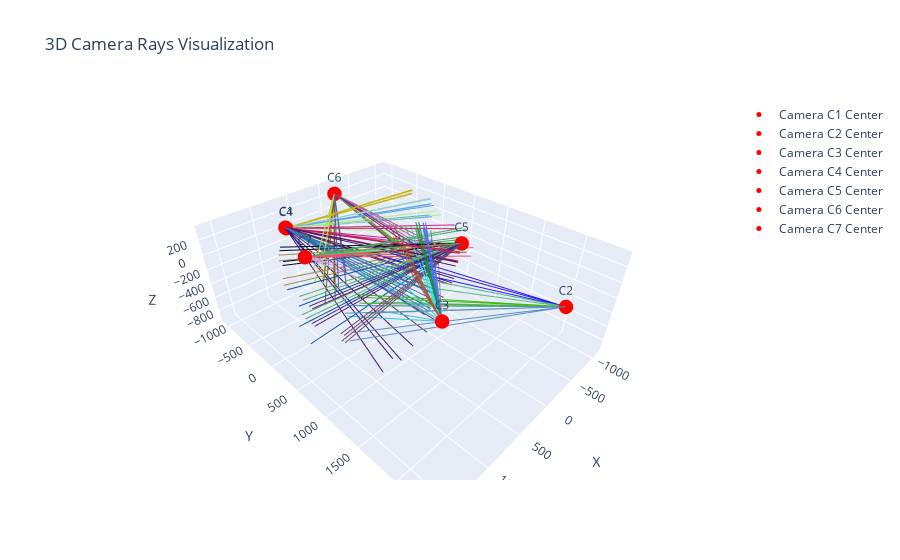

Notebook code cell kept with this figure:
### Code cell
# plot rays in 3D, with camera center
ray_length = 2000 # length of the rays for visualization

fig = go.Figure()
for name in CAMERA_NAMES:
    C = center_data[name]
    slices = ray_slice_data[name]

    # Plot camera center
    fig.add_trace(
        go.Scatter3d(
            x=[C[0]], y=[C[1]], z=[C[2]],
            mode='markers+text',
            marker=dict(size=5, color='red'),
            text=[name],
            textposition='top center',
            name=f'Camera {name} Center'
        )
    )

    # Plot rays
    for idx, s in enumerate(slices):
        if idx % 5 != 0:
            continue  # plot every 5th slice for clarity
        
        # color by slice index
        c = f"rgb(\
            {random.randint(0, 255)},\
            {random.randint(0, 255)},\
            {random.randint(0, 255)})"

        for ray in s:
            ray_end = C + ray * ray_length
            fig.add_trace(
                go.Scatter3d(
                    x=[C[0], ray_end[0]],
                    y=[C[1], ray_end[1]],
                    z=[C[2], ray_end[2]],
                    mode='lines',
                    line=dict(color=c, width=2),
                    showlegend=False
                )
            )
        

fig.update_layout(
    scene=dict(
        xaxis_title='X',
        yaxis_title='Y',
        zaxis_title='Z',
        aspectmode='data'
    ),
    title='3D Camera Rays Visualization'
)
fig.show()

### Figure 1 — Plotly figure (JSON) as saved in the notebook; plotly's stock layout.template omitted (floating-point values rounded to 4 significant figures)
{"data": [{"marker": {"color": "red", "size": 5}, "mode": "markers+text", "name": "Camera C1 Center", "text": ["C1"], "textposition": "top center", "type": "scatter3d", "x": [909.5], "y": [-584.4], "z": [288.9]}, {"line": {"color": "rgb(            59,            19,            120)", "width": 2}, "mode": "lines", "showlegend": false, "type": "scatter3d", "x": [909.5, 690.4], "y": [-584.4, 1245.0], "z": [288.9, -489.9]}, {"line": {"color": "rgb(            59,            19,            120)", "width": 2}, "mode": "lines", "showlegend": false, "type": "scatter3d", "x": [909.5, 1017.0], "y": [-584.4, 1281.0], "z": [288.9, -424.4]}, {"line": {"color": "rgb(            59,            19,            120)", "width": 2}, "mode": "lines", "showlegend": false, "type": "scatter3d", "x": [909.5, 1050.0], "y": [-584.4, 1167.0], "z": [288.9, -666.5]}, {"line": {"color": "rgb(            59,            19,            120)", "width": 2}, "mode": "lines", "showlegend": false, "type": "scatter3d", "x": [909.5, 737.9], "y": [-584.4, 1119.0], "z": [288.9, -745.3]}, {"line": {"color": "rgb(            66,            116,            204)", "width": 2}, "mode": "lines", "showlegend": false, "type": "scatter3d", "x": [909.5, 577.8], "y": [-584.4, 1385.0], "z": [288.9, 190.3]}, {"line": {"color": "rgb(            66,            116,            204)", "width": 2}, "mode": "lines", "showlegend": false, "type": "scatter3d", "x": [909.5, 653.5], "y": [-584.4, 1397.0], "z": [288.9, 193.7]}, {"line": {"color": "rgb(            66,            116,            204)", "width": 2}, "mode": "lines", "showlegend": false, "type": "scatter3d", "x": [909.5, 678.3], "y": [-584.4, 1380.0], "z": [288.9, -9.012]}, {"line": {"color": "rgb(            66,            116,            204)", "width": 2}, "mode": "lines", "showlegend": false, "type": "scatter3d", "x": [909.5, 602.0], "y": [-584.4, 1368.0], "z": [288.9, -15.4]}, {"line": {"color": "rgb(            98,            54,            98)", "width": 2}, "mode": "lines", "showlegend": false, "type": "scatter3d", "x": [909.5, 62.41], "y": [-584.4, 1195.0], "z": [288.9, -50.07]}, {"line": {"color": "rgb(            98,            54,            98)", "width": 2}, "mode": "lines", "showlegend": false, "type": "scatter3d", "x": [909.5, 305.0], "y": [-584.4, 1294.0], "z": [288.9, -38.34]}, {"line": {"color": "rgb(            98,            54,            98)", "width": 2}, "mode": "lines", "showlegend": false, "type": "scatter3d", "x": [909.5, 385.0], "y": [-584.4, 1160.0], "z": [288.9, -536.3]}, {"line": {"color": "rgb(            98,            54,            98)", "width": 2}, "mode": "lines", "showlegend": false, "type": "scatter3d", "x": [909.5, 148.1], "y": [-584.4, 1061.0], "z": [288.9, -555.1]}, {"line": {"color": "rgb(            24,            123,            141)", "width": 2}, "mode": "lines", "showlegend": false, "type": "scatter3d", "x": [909.5, 497.1], "y": [-584.4, 1370.0], "z": [288.9, 182.1]}, {"line": {"color": "rgb(            24,            123,            141)", "width": 2}, "mode": "lines", "showlegend": false, "type": "scatter3d", "x": [909.5, 562.8], "y": [-584.4, 1383.0], "z": [288.9, 185.0]}, {"line": {"color": "rgb(            24,            123,            141)", "width": 2}, "mode": "lines", "showlegend": false, "type": "scatter3d", "x": [909.5, 583.2], "y": [-584.4, 1369.0], "z": [288.9, 9.121]}, {"line": {"color": "rgb(            24,            123,            141)", "width": 2}, "mode": "lines", "showlegend": false, "type": "scatter3d", "x": [909.5, 516.9], "y": [-584.4, 1356.0], "z": [288.9, 4.276]}, {"line": {"color": "rgb(            184,            33,            86)", "width": 2}, "mode": "lines", "showlegend": false, "type": "scatter3d", "x": [909.5, -211.9], "y": [-584.4, 1069.0], "z": [288.9, 188.6]}, {"line": {"color": "rgb(            184,            33,            86)", "width": 2}, "mode": "lines", "showlegend": false, "type": "scatter3d", "x": [909.5, -185.3], "y": [-584.4, 1086.0], "z": [288.9, 189.3]}, {"line": {"color": "rgb(            184,            33,            86)", "width": 2}, "mode": "lines", "showlegend": false, "type": "scatter3d", "x": [909.5, -179.6], "y": [-584.4, 1079.0], "z": [288.9, 71.66]}, {"line": {"color": "rgb(            184,            33,            86)", "width": 2}, "mode": "lines", "showlegend": false, "type": "scatter3d", "x": [909.5, -206.4], "y": [-584.4, 1061.0], "z": [288.9, 71.16]}, {"line": {"color": "rgb(            73,            26,            100)", "width": 2}, "mode": "lines", "showlegend": false, "type": "scatter3d", "x": [909.5, -53.79], "y": [-584.4, 1164.0], "z": [288.9, 172.2]}, {"line": {"color": "rgb(            73,            26,            100)", "width": 2}, "mode": "lines", "showlegend": false, "type": "scatter3d", "x": [909.5, 26.39], "y": [-584.4, 1206.0], "z": [288.9, 174.6]}, {"line": {"color": "rgb(            73,            26,            100)", "width": 2}, "mode": "lines", "showlegend": false, "type": "scatter3d", "x": [909.5, 43.44], "y": [-584.4, 1189.0], "z": [288.9, -37.46]}, {"line": {"color": "rgb(            73,            26,            100)", "width": 2}, "mode": "lines", "showlegend": false, "type": "scatter3d", "x": [909.5, -37.82], "y": [-584.4, 1146.0], "z": [288.9, -40.04]}, {"marker": {"color": "red", "size": 5}, "mode": "markers+text", "name": "Camera C2 Center", "text": ["C2"], "textposition": "top center", "type": "scatter3d", "x": [-114.0], "y": [2378.0], "z": [199.4]}, {"line": {"color": "rgb(            46,            24,            243)", "width": 2}, "mode": "lines", "showlegend": false, "type": "scatter3d", "x": [-114.0, 419.2], "y": [2378.0, 450.6], "z": [199.4, 150.1]}, {"line": {"color": "rgb(            46,            24,            243)", "width": 2}, "mode": "lines", "showlegend": false, "type": "scatter3d", "x": [-114.0, 312.5], "y": [2378.0, 424.2], "z": [199.4, 149.1]}, {"line": {"color": "rgb(            46,            24,            243)", "width": 2}, "mode": "lines", "showlegend": false, "type": "scatter3d", "x": [-114.0, 295.0], "y": [2378.0, 435.7], "z": [199.4, -49.49]}, {"line": {"color": "rgb(            46,            24,            243)", "width": 2}, "mode": "lines", "showlegend": false, "type": "scatter3d", "x": [-114.0, 403.3], "y": [2378.0, 462.1], "z": [199.4, -52.43]}, {"line": {"color": "rgb(            87,            186,            133)", "width": 2}, "mode": "lines", "showlegend": false, "type": "scatter3d", "x": [-114.0, 869.0], "y": [2378.0, 636.4], "z": [199.4, 156.8]}, {"line": {"color": "rgb(            87,            186,            133)", "width": 2}, "mode": "lines", "showlegend": false, "type": "scatter3d", "x": [-114.0, 687.9], "y": [2378.0, 546.0], "z": [199.4, 153.9]}, {"line": {"color": "rgb(            87,            186,            133)", "width": 2}, "mode": "lines", "showlegend": false, "type": "scatter3d", "x": [-114.0, 654.9], "y": [2378.0, 594.9], "z": [199.4, -281.0]}, {"line": {"color": "rgb(            87,            186,            133)", "width": 2}, "mode": "lines", "showlegend": false, "type": "scatter3d", "x": [-114.0, 840.7], "y": [2378.0, 687.7], "z": [199.4, -283.3]}, {"line": {"color": "rgb(            93,            144,            188)", "width": 2}, "mode": "lines", "showlegend": false, "type": "scatter3d", "x": [-114.0, 1337.0], "y": [2378.0, 1002.0], "z": [199.4, 167.2]}, {"line": {"color": "rgb(            93,            144,            188)", "width": 2}, "mode": "lines", "showlegend": false, "type": "scatter3d", "x": [-114.0, 1252.0], "y": [2378.0, 916.8], "z": [199.4, 164.8]}, {"line": {"color": "rgb(            93,            144,            188)", "width": 2}, "mode": "lines", "showlegend": false, "type": "scatter3d", "x": [-114.0, 1245.0], "y": [2378.0, 952.2], "z": [199.4, -148.9]}, {"line": {"color": "rgb(            93,            144,            188)", "width": 2}, "mode": "lines", "showlegend": false, "type": "scatter3d", "x": [-114.0, 1332.0], "y": [2378.0, 1039.0], "z": [199.4, -142.2]}, {"line": {"color": "rgb(            68,            183,            25)", "width": 2}, "mode": "lines", "showlegend": false, "type": "scatter3d", "x": [-114.0, 962.2], "y": [2378.0, 703.7], "z": [199.4, -0.5555]}, {"line": {"color": "rgb(            68,            183,            25)", "width": 2}, "mode": "lines", "showlegend": false, "type": "scatter3d", "x": [-114.0, 924.1], "y": [2378.0, 679.9], "z": [199.4, -1.23]}, {"line": {"color": "rgb(            68,            183,            25)", "width": 2}, "mode": "lines", "showlegend": false, "type": "scatter3d", "x": [-114.0, 918.0], "y": [2378.0, 691.9], "z": [199.4, -106.5]}, {"line": {"color": "rgb(            68,            183,            25)", "width": 2}, "mode": "lines", "showlegend": false, "type": "scatter3d", "x": [-114.0, 956.3], "y": [2378.0, 715.9], "z": [199.4, -105.8]}, {"marker": {"color": "red", "size": 5}, "mode": "markers+text", "name": "Camera C3 Center", "text": ["C3"], "textposition": "top center", "type": "scatter3d", "x": [901.0], "y": [1771.0], "z": [264.8]}, {"line": {"color": "rgb(            162,            131,            167)", "width": 2}, "mode": "lines", "showlegend": false, "type": "scatter3d", "x": [901.0, -272.7], "y": [1771.0, 256.5], "z": [264.8, -307.4]}, {"line": {"color": "rgb(            162,            131,            167)", "width": 2}, "mode": "lines", "showlegend": false, "type": "scatter3d", "x": [901.0, -535.4], "y": [1771.0, 496.3], "z": [264.8, -292.8]}, {"line": {"color": "rgb(            162,            131,            167)", "width": 2}, "mode": "lines", "showlegend": false, "type": "scatter3d", "x": [901.0, -390.7], "y": [1771.0, 660.4], "z": [264.8, -782.6]}, {"line": {"color": "rgb(            162,            131,            167)", "width": 2}, "mode": "lines", "showlegend": false, "type": "scatter3d", "x": [901.0, -130.6], "y": [1771.0, 445.4], "z": [264.8, -820.2]}, {"line": {"color": "rgb(            58,            196,            218)", "width": 2}, "mode": "lines", "showlegend": false, "type": "scatter3d", "x": [901.0, 526.6], "y": [1771.0, -153.2], "z": [264.8, -129.3]}, {"line": {"color": "rgb(            58,            196,            218)", "width": 2}, "mode": "lines", "showlegend": false, "type": "scatter3d", "x": [901.0, 119.3], "y": [1771.0, -19.5], "z": [264.8, -161.1]}, {"line": {"color": "rgb(            58,            196,            218)", "width": 2}, "mode": "lines", "showlegend": false, "type": "scatter3d", "x": [901.0, 263.5], "y": [1771.0, 217.6], "z": [264.8, -821.1]}, {"line": {"color": "rgb(            58,            196,            218)", "width": 2}, "mode": "lines", "showlegend": false, "type": "scatter3d", "x": [901.0, 644.2], "y": [1771.0, 82.19], "z": [264.8, -774.6]}, {"line": {"color": "rgb(            58,            225,            226)", "width": 2}, "mode": "lines", "showlegend": false, "type": "scatter3d", "x": [901.0, -283.3], "y": [1771.0, 164.4], "z": [264.8, 142.8]}, {"line": {"color": "rgb(            58,            225,            226)", "width": 2}, "mode": "lines", "showlegend": false, "type": "scatter3d", "x": [901.0, -333.2], "y": [1771.0, 202.6], "z": [264.8, 140.7]}, {"line": {"color": "rgb(            58,            225,            226)", "width": 2}, "mode": "lines", "showlegend": false, "type": "scatter3d", "x": [901.0, -324.9], "y": [1771.0, 214.9], "z": [264.8, -7.901]}, {"line": {"color": "rgb(            58,            225,            226)", "width": 2}, "mode": "lines", "showlegend": false, "type": "scatter3d", "x": [901.0, -274.5], "y": [1771.0, 176.3], "z": [264.8, -6.752]}, {"line": {"color": "rgb(            183,            81,            53)", "width": 2}, "mode": "lines", "showlegend": false, "type": "scatter3d", "x": [901.0, -116.7], "y": [1771.0, 51.84], "z": [264.8, 180.1]}, {"line": {"color": "rgb(            183,            81,            53)", "width": 2}, "mode": "lines", "showlegend": false, "type": "scatter3d", "x": [901.0, -159.6], "y": [1771.0, 78.07], "z": [264.8, 178.0]}, {"line": {"color": "rgb(            183,            81,            53)", "width": 2}, "mode": "lines", "showlegend": false, "type": "scatter3d", "x": [901.0, -150.1], "y": [1771.0, 87.84], "z": [264.8, 18.35]}, {"line": {"color": "rgb(            183,            81,            53)", "width": 2}, "mode": "lines", "showlegend": false, "type": "scatter3d", "x": [901.0, -106.6], "y": [1771.0, 61.24], "z": [264.8, 20.05]}, {"line": {"color": "rgb(            75,            112,            254)", "width": 2}, "mode": "lines", "showlegend": false, "type": "scatter3d", "x": [901.0, -451.1], "y": [1771.0, 300.2], "z": [264.8, 179.5]}, {"line": {"color": "rgb(            75,            112,            254)", "width": 2}, "mode": "lines", "showlegend": false, "type": "scatter3d", "x": [901.0, -472.2], "y": [1771.0, 319.9], "z": [264.8, 178.5]}, {"line": {"color": "rgb(            75,            112,            254)", "width": 2}, "mode": "lines", "showlegend": false, "type": "scatter3d", "x": [901.0, -470.2], "y": [1771.0, 325.8], "z": [264.8, 91.99]}, {"line": {"color": "rgb(            75,            112,            254)", "width": 2}, "mode": "lines", "showlegend": false, "type": "scatter3d", "x": [901.0, -449.0], "y": [1771.0, 305.9], "z": [264.8, 92.59]}, {"line": {"color": "rgb(            24,            142,            70)", "width": 2}, "mode": "lines", "showlegend": false, "type": "scatter3d", "x": [901.0, -383.0], "y": [1771.0, 239.9], "z": [264.8, 189.3]}, {"line": {"color": "rgb(            24,            142,            70)", "width": 2}, "mode": "lines", "showlegend": false, "type": "scatter3d", "x": [901.0, -410.9], "y": [1771.0, 263.8], "z": [264.8, 188.0]}, {"line": {"color": "rgb(            24,            142,            70)", "width": 2}, "mode": "lines", "showlegend": false, "type": "scatter3d", "x": [901.0, -408.5], "y": [1771.0, 269.3], "z": [264.8, 95.7]}, {"line": {"color": "rgb(            24,            142,            70)", "width": 2}, "mode": "lines", "showlegend": false, "type": "scatter3d", "x": [901.0, -380.5], "y": [1771.0, 245.2], "z": [264.8, 96.61]}, {"line": {"color": "rgb(            96,            123,            186)", "width": 2}, "mode": "lines", "showlegend": false, "type": "scatter3d", "x": [901.0, -460.0], "y": [1771.0, 318.0], "z": [264.8, 77.25]}, {"line": {"color": "rgb(            96,            123,            186)", "width": 2}, "mode": "lines", "showlegend": false, "type": "scatter3d", "x": [901.0, -514.9], "y": [1771.0, 371.6], "z": [264.8, 76.0]}, {"line": {"color": "rgb(            96,            123,            186)", "width": 2}, "mode": "lines", "showlegend": false, "type": "scatter3d", "x": [901.0, -507.7], "y": [1771.0, 385.1], "z": [264.8, -40.96]}, {"line": {"color": "rgb(            96,            123,            186)", "width": 2}, "mode": "lines", "showlegend": false, "type": "scatter3d", "x": [901.0, -452.4], "y": [1771.0, 331.1], "z": [264.8, -41.27]}, {"marker": {"color": "red", "size": 5}, "mode": "markers+text", "name": "Camera C4 Center", "text": ["C4"], "textposition": "top center", "type": "scatter3d", "x": [900.3], "y": [-584.6], "z": [277.1]}, {"line": {"color": "rgb(            209,            28,            134)", "width": 2}, "mode": "lines", "showlegend": false, "type": "scatter3d", "x": [900.3, -730.4], "y": [-584.6, 565.7], "z": [277.1, 143.1]}, {"line": {"color": "rgb(            209,            28,            134)", "width": 2}, "mode": "lines", "showlegend": false, "type": "scatter3d", "x": [900.3, -667.6], "y": [-584.6, 650.1], "z": [277.1, 145.7]}, {"line": {"color": "rgb(            209,            28,            134)", "width": 2}, "mode": "lines", "showlegend": false, "type": "scatter3d", "x": [900.3, -632.2], "y": [-584.6, 641.1], "z": [277.1, -109.2]}, {"line": {"color": "rgb(            209,            28,            134)", "width": 2}, "mode": "lines", "showlegend": false, "type": "scatter3d", "x": [900.3, -696.3], "y": [-584.6, 555.0], "z": [277.1, -113.4]}, {"line": {"color": "rgb(            171,            243,            133)", "width": 2}, "mode": "lines", "showlegend": false, "type": "scatter3d", "x": [900.3, -987.9], "y": [-584.6, 39.68], "z": [277.1, 64.76]}, {"line": {"color": "rgb(            171,            243,            133)", "width": 2}, "mode": "lines", "showlegend": false, "type": "scatter3d", "x": [900.3, -942.9], "y": [-584.6, 162.1], "z": [277.1, 64.62]}, {"line": {"color": "rgb(            171,            243,            133)", "width": 2}, "mode": "lines", "showlegend": false, "type": "scatter3d", "x": [900.3, -906.3], "y": [-584.6, 140.2], "z": [277.1, -182.3]}, {"line": {"color": "rgb(            171,            243,            133)", "width": 2}, "mode": "lines", "showlegend": false, "type": "scatter3d", "x": [900.3, -952.1], "y": [-584.6, 16.07], "z": [277.1, -179.1]}, {"line": {"color": "rgb(            98,            160,            239)", "width": 2}, "mode": "lines", "showlegend": false, "type": "scatter3d", "x": [900.3, -1029.0], "y": [-584.6, -82.36], "z": [277.1, 116.4]}, {"line": {"color": "rgb(            98,            160,            239)", "width": 2}, "mode": "lines", "showlegend": false, "type": "scatter3d", "x": [900.3, -1014.0], "y": [-584.6, -26.94], "z": [277.1, 116.2]}, {"line": {"color": "rgb(            98,            160,            239)", "width": 2}, "mode": "lines", "showlegend": false, "type": "scatter3d", "x": [900.3, -996.5], "y": [-584.6, -41.74], "z": [277.1, -50.84]}, {"line": {"color": "rgb(            98,            160,            239)", "width": 2}, "mode": "lines", "showlegend": false, "type": "scatter3d", "x": [900.3, -1012.0], "y": [-584.6, -97.88], "z": [277.1, -49.32]}, {"line": {"color": "rgb(            153,            209,            208)", "width": 2}, "mode": "lines", "showlegend": false, "type": "scatter3d", "x": [900.3, -1045.0], "y": [-584.6, -130.4], "z": [277.1, 173.1]}, {"line": {"color": "rgb(            153,            209,            208)", "width": 2}, "mode": "lines", "showlegend": false, "type": "scatter3d", "x": [900.3, -1039.0], "y": [-584.6, -105.4], "z": [277.1, 173.2]}, {"line": {"color": "rgb(            153,            209,            208)", "width": 2}, "mode": "lines", "showlegend": false, "type": "scatter3d", "x": [900.3, -1034.0], "y": [-584.6, -112.3], "z": [277.1, 91.61]}, {"line": {"color": "rgb(            153,            209,            208)", "width": 2}, "mode": "lines", "showlegend": false, "type": "scatter3d", "x": [900.3, -1040.0], "y": [-584.6, -137.5], "z": [277.1, 91.87]}, {"line": {"color": "rgb(            202,            181,            19)", "width": 2}, "mode": "lines", "showlegend": false, "type": "scatter3d", "x": [900.3, -1095.0], "y": [-584.6, -517.2], "z": [277.1, 164.1]}, {"line": {"color": "rgb(            202,            181,            19)", "width": 2}, "mode": "lines", "showlegend": false, "type": "scatter3d", "x": [900.3, -1095.0], "y": [-584.6, -495.1], "z": [277.1, 163.9]}, {"line": {"color": "rgb(            202,            181,            19)", "width": 2}, "mode": "lines", "showlegend": false, "type": "scatter3d", "x": [900.3, -1091.0], "y": [-584.6, -501.7], "z": [277.1, 112.3]}, {"line": {"color": "rgb(            202,            181,            19)", "width": 2}, "mode": "lines", "showlegend": false, "type": "scatter3d", "x": [900.3, -1092.0], "y": [-584.6, -523.8], "z": [277.1, 112.8]}, {"marker": {"color": "red", "size": 5}, "mode": "markers+text", "name": "Camera C5 Center", "text": ["C5"], "textposition": "top center", "type": "scatter3d", "x": [-399.3], "y": [938.1], "z": [168.2]}, {"line": {"color": "rgb(            4,            87,            161)", "width": 2}, "mode": "lines", "showlegend": false, "type": "scatter3d", "x": [-399.3, 1578.0], "y": [938.1, 638.7], "z": [168.2, 181.0]}, {"line": {"color": "rgb(            4,            87,            161)", "width": 2}, "mode": "lines", "showlegend": false, "type": "scatter3d", "x": [-399.3, 1510.0], "y": [938.1, 343.8], "z": [168.2, 183.6]}, {"line": {"color": "rgb(            4,            87,            161)", "width": 2}, "mode": "lines", "showlegend": false, "type": "scatter3d", "x": [-399.3, 1453.0], "y": [938.1, 349.4], "z": [168.2, -305.1]}, {"line": {"color": "rgb(            4,            87,            161)", "width": 2}, "mode": "lines", "showlegend": false, "type": "scatter3d", "x": [-399.3, 1521.0], "y": [938.1, 647.0], "z": [168.2, -309.6]}, {"line": {"color": "rgb(            3,            9,            28)", "width": 2}, "mode": "lines", "showlegend": false, "type": "scatter3d", "x": [-399.3, 1205.0], "y": [938.1, -253.5], "z": [168.2, 242.6]}, {"line": {"color": "rgb(            3,            9,            28)", "width": 2}, "mode": "lines", "showlegend": false, "type": "scatter3d", "x": [-399.3, 1158.0], "y": [938.1, -315.0], "z": [168.2, 241.9]}, {"line": {"color": "rgb(            3,            9,            28)", "width": 2}, "mode": "lines", "showlegend": false, "type": "scatter3d", "x": [-399.3, 1147.0], "y": [938.1, -325.3], "z": [168.2, 50.26]}, {"line": {"color": "rgb(            3,            9,            28)", "width": 2}, "mode": "lines", "showlegend": false, "type": "scatter3d", "x": [-399.3, 1195.0], "y": [938.1, -263.5], "z": [168.2, 47.14]}, {"line": {"color": "rgb(            160,            138,            86)", "width": 2}, "mode": "lines", "showlegend": false, "type": "scatter3d", "x": [-399.3, 1370.0], "y": [938.1, 14.79], "z": [168.2, 303.3]}, {"line": {"color": "rgb(            160,            138,            86)", "width": 2}, "mode": "lines", "showlegend": false, "type": "scatter3d", "x": [-399.3, 1311.0], "y": [938.1, -89.87], "z": [168.2, 301.8]}, {"line": {"color": "rgb(            160,            138,            86)", "width": 2}, "mode": "lines", "showlegend": false, "type": "scatter3d", "x": [-399.3, 1299.0], "y": [938.1, -104.0], "z": [168.2, -1.54]}, {"line": {"color": "rgb(            160,            138,            86)", "width": 2}, "mode": "lines", "showlegend": false, "type": "scatter3d", "x": [-399.3, 1360.0], "y": [938.1, 2.222], "z": [168.2, -6.11]}, {"line": {"color": "rgb(            93,            169,            117)", "width": 2}, "mode": "lines", "showlegend": false, "type": "scatter3d", "x": [-399.3, 1586.0], "y": [938.1, 741.1], "z": [168.2, 305.7]}, {"line": {"color": "rgb(            93,            169,            117)", "width": 2}, "mode": "lines", "showlegend": false, "type": "scatter3d", "x": [-399.3, 1578.0], "y": [938.1, 669.3], "z": [168.2, 306.8]}, {"line": {"color": "rgb(            93,            169,            117)", "width": 2}, "mode": "lines", "showlegend": false, "type": "scatter3d", "x": [-399.3, 1581.0], "y": [938.1, 669.1], "z": [168.2, 98.57]}, {"line": {"color": "rgb(            93,            169,            117)", "width": 2}, "mode": "lines", "showlegend": false, "type": "scatter3d", "x": [-399.3, 1590.0], "y": [938.1, 742.2], "z": [168.2, 98.14]}, {"line": {"color": "rgb(            79,            39,            120)", "width": 2}, "mode": "lines", "showlegend": false, "type": "scatter3d", "x": [-399.3, 1596.0], "y": [938.1, 888.8], "z": [168.2, 296.3]}, {"line": {"color": "rgb(            79,            39,            120)", "width": 2}, "mode": "lines", "showlegend": false, "type": "scatter3d", "x": [-399.3, 1594.0], "y": [938.1, 841.5], "z": [168.2, 297.2]}, {"line": {"color": "rgb(            79,            39,            120)", "width": 2}, "mode": "lines", "showlegend": false, "type": "scatter3d", "x": [-399.3, 1597.0], "y": [938.1, 844.2], "z": [168.2, 103.6]}, {"line": {"color": "rgb(            79,            39,            120)", "width": 2}, "mode": "lines", "showlegend": false, "type": "scatter3d", "x": [-399.3, 1599.0], "y": [938.1, 892.3], "z": [168.2, 103.4]}, {"line": {"color": "rgb(            115,            73,            109)", "width": 2}, "mode": "lines", "showlegend": false, "type": "scatter3d", "x": [-399.3, 1570.0], "y": [938.1, 1284.0], "z": [168.2, 219.0]}, {"line": {"color": "rgb(            115,            73,            109)", "width": 2}, "mode": "lines", "showlegend": false, "type": "scatter3d", "x": [-399.3, 1576.0], "y": [938.1, 1248.0], "z": [168.2, 219.7]}, {"line": {"color": "rgb(            115,            73,            109)", "width": 2}, "mode": "lines", "showlegend": false, "type": "scatter3d", "x": [-399.3, 1576.0], "y": [938.1, 1252.0], "z": [168.2, 139.5]}, {"line": {"color": "rgb(            115,            73,            109)", "width": 2}, "mode": "lines", "showlegend": false, "type": "scatter3d", "x": [-399.3, 1570.0], "y": [938.1, 1288.0], "z": [168.2, 139.4]}, {"marker": {"color": "red", "size": 5}, "mode": "markers+text", "name": "Camera C6 Center", "text": ["C6"], "textposition": "top center", "type": "scatter3d", "x": [-162.9], "y": [-1064.0], "z": [224.5]}, {"line": {"color": "rgb(            121,            95,            1)", "width": 2}, "mode": "lines", "showlegend": false, "type": "scatter3d", "x": [-162.9, 1075.0], "y": [-1064.0, 504.6], "z": [224.5, 142.0]}, {"line": {"color": "rgb(            121,            95,            1)", "width": 2}, "mode": "lines", "showlegend": false, "type": "scatter3d", "x": [-162.9, 1155.0], "y": [-1064.0, 438.2], "z": [224.5, 144.1]}, {"line": {"color": "rgb(            121,            95,            1)", "width": 2}, "mode": "lines", "showlegend": false, "type": "scatter3d", "x": [-162.9, 1145.0], "y": [-1064.0, 407.1], "z": [224.5, -128.9]}, {"line": {"color": "rgb(            121,            95,            1)", "width": 2}, "mode": "lines", "showlegend": false, "type": "scatter3d", "x": [-162.9, 1065.0], "y": [-1064.0, 473.5], "z": [224.5, -134.2]}, {"line": {"color": "rgb(            119,            43,            123)", "width": 2}, "mode": "lines", "showlegend": false, "type": "scatter3d", "x": [-162.9, 55.68], "y": [-1064.0, 923.8], "z": [224.5, 185.3]}, {"line": {"color": "rgb(            119,            43,            123)", "width": 2}, "mode": "lines", "showlegend": false, "type": "scatter3d", "x": [-162.9, 125.5], "y": [-1064.0, 914.9], "z": [224.5, 185.6]}, {"line": {"color": "rgb(            119,            43,            123)", "width": 2}, "mode": "lines", "showlegend": false, "type": "scatter3d", "x": [-162.9, 116.6], "y": [-1064.0, 904.0], "z": [224.5, 1.881]}, {"line": {"color": "rgb(            119,            43,            123)", "width": 2}, "mode": "lines", "showlegend": false, "type": "scatter3d", "x": [-162.9, 46.31], "y": [-1064.0, 912.9], "z": [224.5, 3.947]}, {"line": {"color": "rgb(            165,            101,            158)", "width": 2}, "mode": "lines", "showlegend": false, "type": "scatter3d", "x": [-162.9, -132.6], "y": [-1064.0, 935.7], "z": [224.5, 193.8]}, {"line": {"color": "rgb(            165,            101,            158)", "width": 2}, "mode": "lines", "showlegend": false, "type": "scatter3d", "x": [-162.9, -64.27], "y": [-1064.0, 933.5], "z": [224.5, 194.1]}, {"line": {"color": "rgb(            165,            101,            158)", "width": 2}, "mode": "lines", "showlegend": false, "type": "scatter3d", "x": [-162.9, -71.78], "y": [-1064.0, 927.3], "z": [224.5, 59.88]}, {"line": {"color": "rgb(            165,            101,            158)", "width": 2}, "mode": "lines", "showlegend": false, "type": "scatter3d", "x": [-162.9, -140.4], "y": [-1064.0, 929.4], "z": [224.5, 61.77]}, {"line": {"color": "rgb(            90,            93,            164)", "width": 2}, "mode": "lines", "showlegend": false, "type": "scatter3d", "x": [-162.9, 975.8], "y": [-1064.0, 580.1], "z": [224.5, 254.3]}, {"line": {"color": "rgb(            90,            93,            164)", "width": 2}, "mode": "lines", "showlegend": false, "type": "scatter3d", "x": [-162.9, 1039.0], "y": [-1064.0, 534.5], "z": [224.5, 254.9]}, {"line": {"color": "rgb(            90,            93,            164)", "width": 2}, "mode": "lines", "showlegend": false, "type": "scatter3d", "x": [-162.9, 1041.0], "y": [-1064.0, 526.3], "z": [224.5, 75.32]}, {"line": {"color": "rgb(            90,            93,            164)", "width": 2}, "mode": "lines", "showlegend": false, "type": "scatter3d", "x": [-162.9, 977.3], "y": [-1064.0, 572.4], "z": [224.5, 73.58]}, {"line": {"color": "rgb(            190,            213,            85)", "width": 2}, "mode": "lines", "showlegend": false, "type": "scatter3d", "x": [-162.9, 1158.0], "y": [-1064.0, 435.5], "z": [224.5, 303.3]}, {"line": {"color": "rgb(            190,            213,            85)", "width": 2}, "mode": "lines", "showlegend": false, "type": "scatter3d", "x": [-162.9, 1214.0], "y": [-1064.0, 384.8], "z": [224.5, 303.3]}, {"line": {"color": "rgb(            190,            213,            85)", "width": 2}, "mode": "lines", "showlegend": false, "type": "scatter3d", "x": [-162.9, 1220.0], "y": [-1064.0, 378.1], "z": [224.5, 133.4]}, {"line": {"color": "rgb(            190,            213,            85)", "width": 2}, "mode": "lines", "showlegend": false, "type": "scatter3d", "x": [-162.9, 1164.0], "y": [-1064.0, 429.5], "z": [224.5, 131.6]}, {"line": {"color": "rgb(            109,            154,            52)", "width": 2}, "mode": "lines", "showlegend": false, "type": "scatter3d", "x": [-162.9, 60.79], "y": [-1064.0, 913.7], "z": [224.5, 26.52]}, {"line": {"color": "rgb(            109,            154,            52)", "width": 2}, "mode": "lines", "showlegend": false, "type": "scatter3d", "x": [-162.9, 108.1], "y": [-1064.0, 907.7], "z": [224.5, 25.33]}, {"line": {"color": "rgb(            109,            154,            52)", "width": 2}, "mode": "lines", "showlegend": false, "type": "scatter3d", "x": [-162.9, 106.8], "y": [-1064.0, 905.3], "z": [224.5, 1.238]}, {"line": {"color": "rgb(            109,            154,            52)", "width": 2}, "mode": "lines", "showlegend": false, "type": "scatter3d", "x": [-162.9, 59.46], "y": [-1064.0, 911.3], "z": [224.5, 2.632]}, {"marker": {"color": "red", "size": 5}, "mode": "markers+text", "name": "Camera C7 Center", "text": ["C7"], "textposition": "top center", "type": "scatter3d", "x": [1176.0], "y": [187.5], "z": [339.5]}, {"line": {"color": "rgb(            189,            154,            252)", "width": 2}, "mode": "lines", "showlegend": false, "type": "scatter3d", "x": [1176.0, -564.4], "y": [187.5, 77.82], "z": [339.5, -640.2]}, {"line": {"color": "rgb(            189,            154,            252)", "width": 2}, "mode": "lines", "showlegend": false, "type": "scatter3d", "x": [1176.0, -517.8], "y": [187.5, 463.7], "z": [339.5, -687.9]}, {"line": {"color": "rgb(            189,            154,            252)", "width": 2}, "mode": "lines", "showlegend": false, "type": "scatter3d", "x": [1176.0, -356.9], "y": [187.5, 426.0], "z": [339.5, -923.1]}, {"line": {"color": "rgb(            189,            154,            252)", "width": 2}, "mode": "lines", "showlegend": false, "type": "scatter3d", "x": [1176.0, -415.5], "y": [187.5, 55.72], "z": [339.5, -864.9]}, {"line": {"color": "rgb(            78,            164,            95)", "width": 2}, "mode": "lines", "showlegend": false, "type": "scatter3d", "x": [1176.0, -753.5], "y": [187.5, 673.5], "z": [339.5, 135.2]}, {"line": {"color": "rgb(            78,            164,            95)", "width": 2}, "mode": "lines", "showlegend": false, "type": "scatter3d", "x": [1176.0, -738.6], "y": [187.5, 730.1], "z": [339.5, 137.2]}, {"line": {"color": "rgb(            78,            164,            95)", "width": 2}, "mode": "lines", "showlegend": false, "type": "scatter3d", "x": [1176.0, -722.4], "y": [187.5, 725.6], "z": [339.5, 11.56]}, {"line": {"color": "rgb(            78,            164,            95)", "width": 2}, "mode": "lines", "showlegend": false, "type": "scatter3d", "x": [1176.0, -737.5], "y": [187.5, 668.2], "z": [339.5, 10.14]}, {"line": {"color": "rgb(            245,            78,            108)", "width": 2}, "mode": "lines", "showlegend": false, "type": "scatter3d", "x": [1176.0, -687.0], "y": [187.5, 832.5], "z": [339.5, 1.723]}, {"line": {"color": "rgb(            245,            78,            108)", "width": 2}, "mode": "lines", "showlegend": false, "type": "scatter3d", "x": [1176.0, -651.7], "y": [187.5, 928.4], "z": [339.5, 5.736]}, {"line": {"color": "rgb(            245,            78,            108)", "width": 2}, "mode": "lines", "showlegend": false, "type": "scatter3d", "x": [1176.0, -630.0], "y": [187.5, 924.3], "z": [339.5, -103.8]}, {"line": {"color": "rgb(            245,            78,            108)", "width": 2}, "mode": "lines", "showlegend": false, "type": "scatter3d", "x": [1176.0, -665.6], "y": [187.5, 827.6], "z": [339.5, -107.6]}, {"line": {"color": "rgb(            48,            247,            129)", "width": 2}, "mode": "lines", "showlegend": false, "type": "scatter3d", "x": [1176.0, -715.4], "y": [187.5, 737.6], "z": [339.5, -8.465]}, {"line": {"color": "rgb(            48,            247,            129)", "width": 2}, "mode": "lines", "showlegend": false, "type": "scatter3d", "x": [1176.0, -693.3], "y": [187.5, 809.9], "z": [339.5, -6.247]}, {"line": {"color": "rgb(            48,            247,            129)", "width": 2}, "mode": "lines", "showlegend": false, "type": "scatter3d", "x": [1176.0, -672.1], "y": [187.5, 804.8], "z": [339.5, -112.5]}, {"line": {"color": "rgb(            48,            247,            129)", "width": 2}, "mode": "lines", "showlegend": false, "type": "scatter3d", "x": [1176.0, -694.5], "y": [187.5, 732.0], "z": [339.5, -114.3]}], "layout": {"scene": {"aspectmode": "data", "xaxis": {"title": {"text": "X"}}, "yaxis": {"title": {"text": "Y"}}, "zaxis": {"title": {"text": "Z"}}}, "title": {"text": "3D Camera Rays Visualization"}}}
